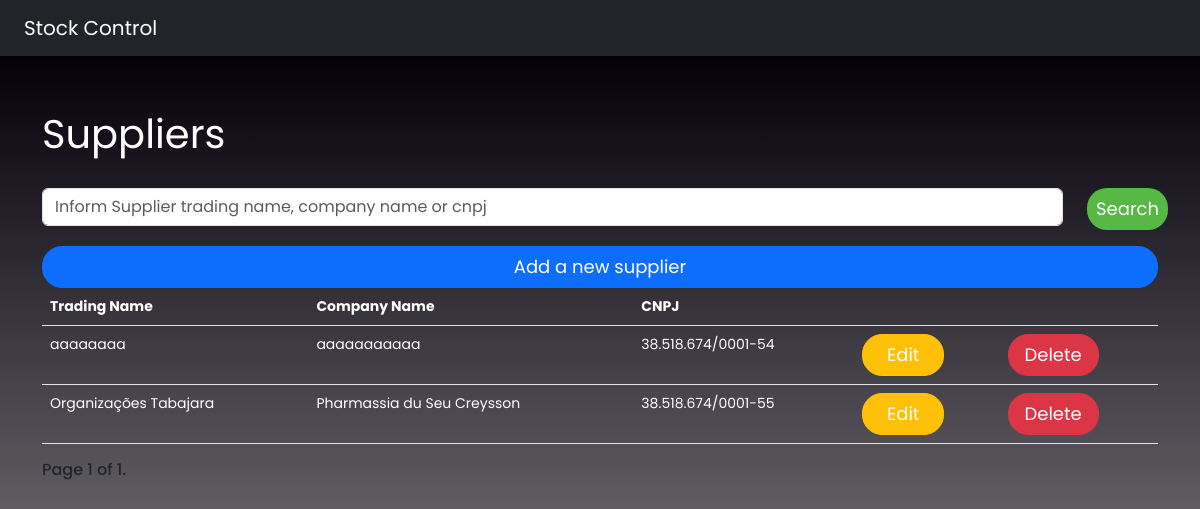
/suppliers/, run on an earlier commit of the app's database.
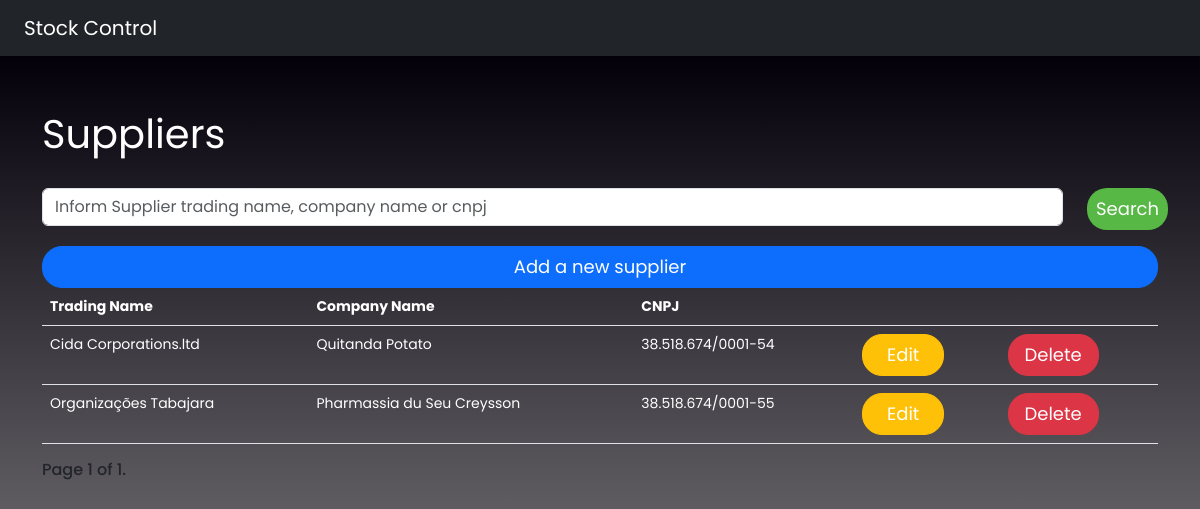
And on a later commit of the database.
### stock_app/models.py (models this page shows)
class Suppliers(models.Model):
    status = models.BooleanField(default=False, verbose_name=f"Status: Inactive / Active")
    trading_name = models.CharField(max_length=250, null=False)
    company_name = models.CharField(max_length=250, null=False)
    cnpj = models.CharField(max_length=18, unique=True, null=False)
    phone = models.CharField(max_length=15, null=False)
    email = models.EmailField(default="")

### stock_app/views.py (the view)
# urls.py: path("suppliers/", suppliers, name="suppliers"),
def suppliers(request):
    suppliers = Suppliers.objects.all().order_by('-id')
    queryset = request.GET.get('q')
    if queryset:
        suppliers = Suppliers.objects.filter(
            Q(trading_name__icontains=queryset)|
            Q(company_name__icontains=queryset)|
            Q(cnpj__icontains=queryset)
        )
    paginator = Paginator(suppliers, 5)
    page = request.GET.get('page')
    suppliers = paginator.get_page(page)
    return render(request, "suppliers/suppliers.html", {"suppliers": suppliers})

### templates/suppliers/suppliers.html (shortened to what this page needs)
{% extends 'base.html' %}
{% block content %}
    <div class="container">
        <div class="py-4"></div>
        <p class="mb-4 text-white fs-1 fw-normal">Suppliers</p>
        <form method="GET">
            <div class="row">
                <div class="form-group col-11" id="message">
                    <input class="form-control" type="search" placeholder="Inform Supplier trading name, company name or cnpj" name="q" value="{{request.GET.q}}">
                </div>
                <div class="form-group col-1 d-grid">
                    <button class="btn btn--pill btn--green px-2 mx-0">Search</button>
                </div>
            </div>
        </form>
        <div class="row">
            <div class="d-grid gap-2">
                <a class="mt-3 btn btn--pill btn-primary" href="{% url 'add_suppliers' %}">Add a new supplier</a>
            </div>
        </div>
        <table class="table table-head">
            <thead>
                <tr class="text-white">
                    <th>Trading Name</th>
                    <th>Company Name</th>
                    <th>CNPJ</th>
                    <th></th>
                    <th></th>
                </tr>
            </thead>
            <tbody>
                {% for supplier in suppliers %}
                <tr style="color: #fff;">
                    <td>{{supplier.trading_name}}</td>
                    <td>{{supplier.company_name}}</td>
                    <td>{{supplier.cnpj}}</td>
                    <td><a class="px-4 btn btn--pill btn-warning" href="/edit_supplier/{{supplier.id}}">Edit</a></td>
                    <td><a class="px-3 btn btn--pill btn-danger" href="/remove_customer/{{customer.id}}">Delete</a></td>
                </tr>
                {% endfor %}
            </tbody>
        </table>
        <div class="pagination">
            <span class="step-links">
                <div class="d-inline-flex bd-highlight">
                    <span class="h6 current">
                        Page {{ suppliers.number }} of {{ suppliers.paginator.num_pages }}.
                    </span>
                </div>
            </span>
        </div>
    </div>
{% endblock content %}

What changed in the data, as far as the page shows it:
changed Suppliers: trading_name "aaaaaaaa" → "Cida Corporations.ltd"; company_name "aaaaaaaaaaa" → "Quitanda Potato"
